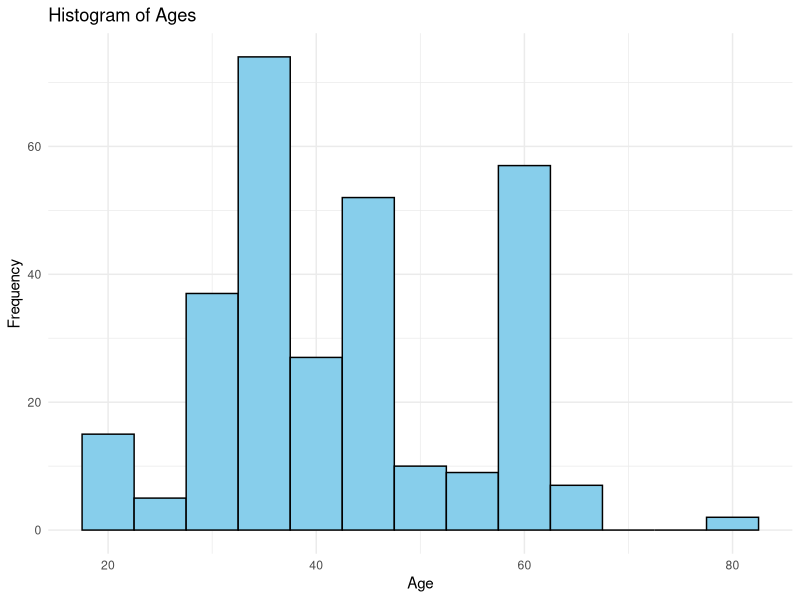
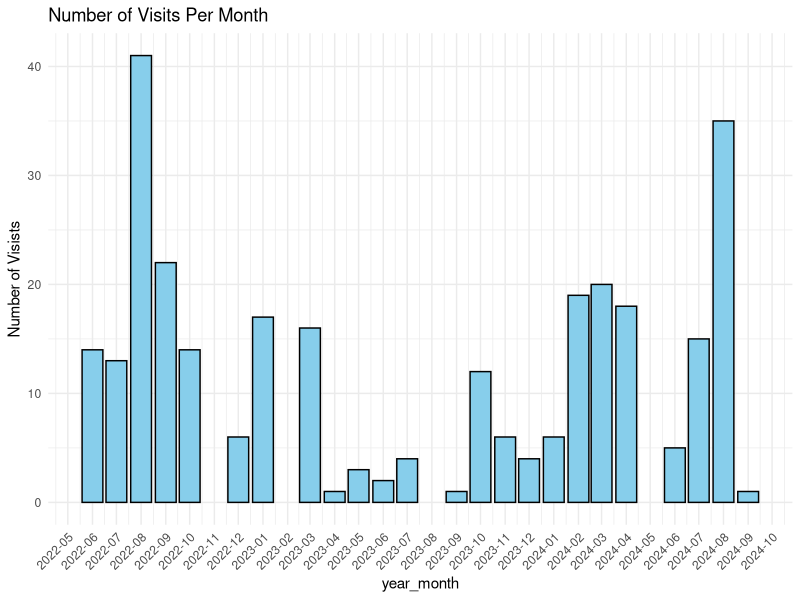

The R script that drew these images, in order:
## ---- chunk 1

library(ggplot2)
library(readxl)
library(tidyverse)
library(dplyr)
library(lubridate)
library(readr)

# Load the data
HQTest <- read_excel("DemographicsHQTEST.xlsx")



HQTest <- HQTest%>%
  #HQTest <- HQTest %>%
  mutate(EmrID = EmrID + 5,  # Adding 5 to EmrID column
         Surname = toupper(Surname),  # Convert Surname to uppercase
         Age = floor(interval(`Birth date`, today()) / years(1)))  # Calculate age from birthdate
  
## ---- chunk 2
# Creating the Age Histogram


##  aes(x = age) maps the age variable to the x-axis.
ggplot(HQTest, aes(x = Age)) + 
  
##  geom_histogram(binwidth = 5) creates the histogram, with a bin width of 5 years 
geom_histogram(binwidth = 5, 

##  fill = "skyblue" and color = "black" set the bar color and outline.
fill = "skyblue", color = "black") +
  
##  labs() adds a title and labels for the x and y axes.
labs(title = "Histogram of Ages", x = "Age", y = "Frequency") +
  
##  theme_minimal() gives a clean, minimal background to the plot.  
theme_minimal()



# Creating a Histogram of the number of first visits per month

# Load the data
HQTest <- read_excel("DemographicsHQTEST.xlsx")


# Ensure 'date' column is in Date format
HQTest$Date <- as.Date(HQTest$Date)

#Renaming "Date" to "VisitDate"
HQTest <- rename(HQTest, VisitDate = Date)

# Create a new column for year and month
HQTest <- HQTest %>%
  mutate(year_month = floor_date(VisitDate, "month"))

# Summarize the number of visits per year/month
data_summary <- HQTest %>%
  group_by(year_month) %>%
  summarise(visits = n(), .groups = "drop")




# Create the histogram plot
ggplot(data_summary, aes(x = year_month, y = visits)) +
  geom_bar (stat = "identity", fill = "skyblue", color = "black") + 
  labs(title = "Number of Visits Per Month", y = "Number of Visists") +
  theme_minimal() +
  scale_x_date(date_labels = "%Y-%m", date_breaks = "1 month") +
  theme(axis.text.x = element_text(angle = 45, hjust = 1))
  
